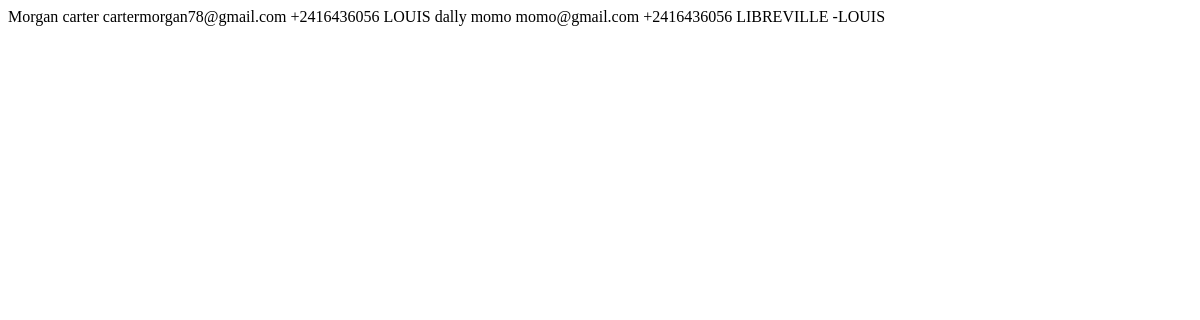
The app's page /facture/liste_client/ (signed in), older data.
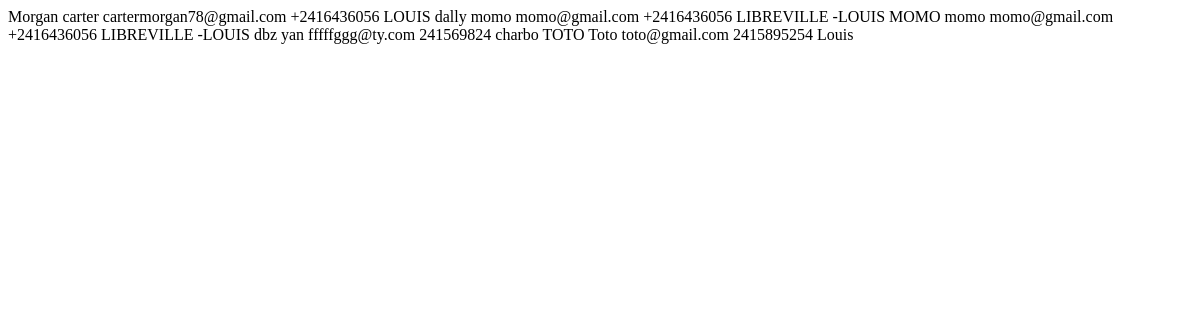
The same page, newer data.
### Factures/models.py (models this page shows, shortened)
class Client(models.Model):
    id = models.BigAutoField(primary_key=True)
    nom = models.CharField(max_length=100)
    prenom = models.CharField(max_length=100)
    email = models.EmailField(null=True, blank=True)
    tel = models.CharField(max_length=20)
    adresse = models.CharField(null=True, blank=True, max_length=80)
    history = HistoricalRecords()

### Factures/views.py (the view)
# urls.py: path('liste_client/', views.liste_client, name='liste_client'),
@login_required
@require_http_methods(['GET'])
def liste_client(request):
    query = request.GET.get("c")
    clients = Client.objects.all()
    if query:
        clients = clients.filter(
            Q(nom__icontains=query) |
            Q(prenom__icontains=query) |
            Q(adresse__icontains=query)
        )
    context = {
        "clients": clients,
        "query": query,
    }
    return render(request, "Client/table.html", context)

### templates/Client/table.html (shortened to what this page needs)
<tbody id="tbody" >
    {% for f in clients %}
    <tr>
        <td>{{f.nom}}</td>
        <td>{{f.prenom}}</td>
        <td>{{f.email}}</td>
      <td> {{f.tel}}</td>
      <td> {{f.adresse}}</td>
    </tr>
    {% endfor %}
  </tbody>

Row changes from the older to the newer data that the page shows:
added Client: nom "MOMO", prenom "momo", email "momo@gmail.com", tel "+2416436056", adresse "LIBREVILLE -LOUIS"
added Client: nom "dbz", prenom "yan", email "fffffggg@ty.com", tel "241569824", adresse "charbo"
added Client: nom "TOTO", prenom "Toto", email "toto@gmail.com", tel "2415895254", adresse "Louis"
